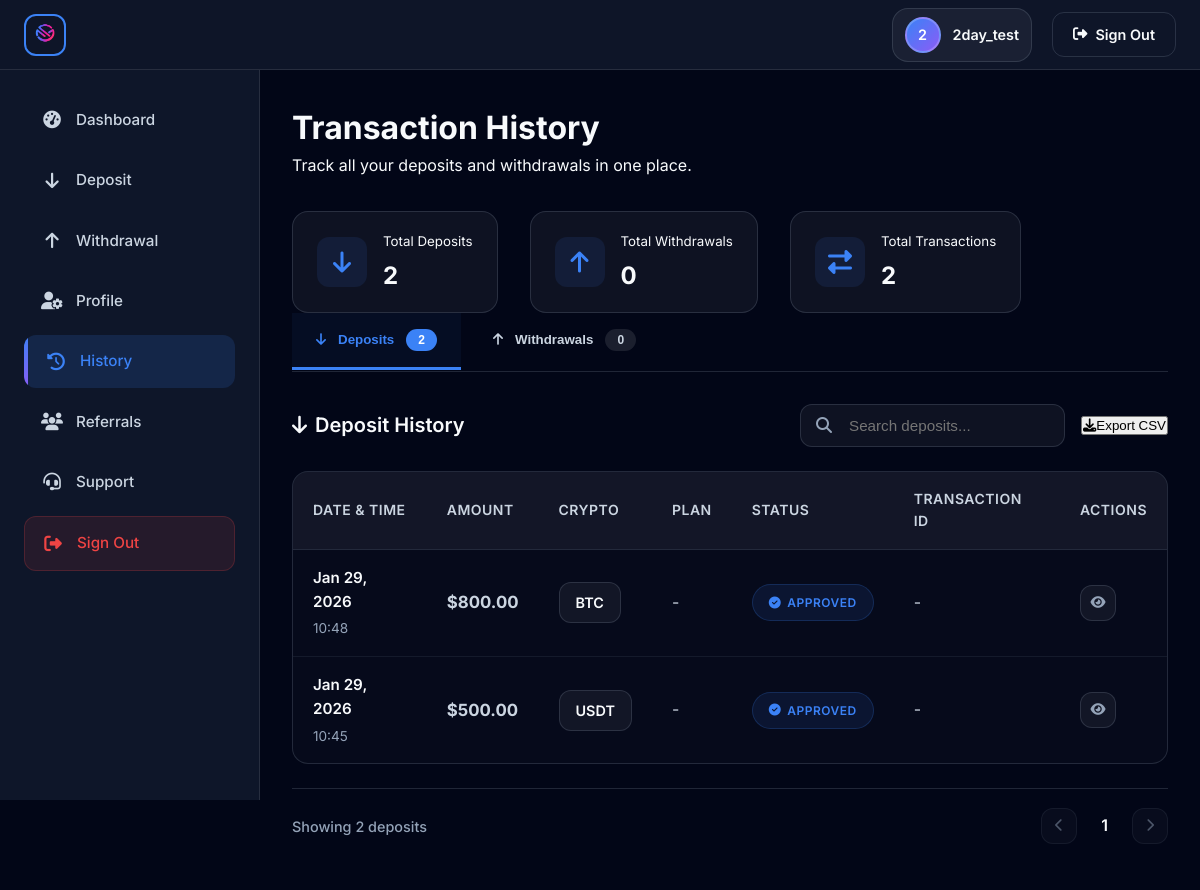
The page /dashboard/history/ (signed in) on the database its author committed.
### core/models.py (models this page shows, shortened)
class User(AbstractUser):
    groups = models.ManyToManyField(
        'auth.Group',
        related_name='core_user_set',  # Custom related_name
        blank=True,
        help_text='The groups this user belongs to. A user will get all permissions granted to each of their groups.',
        verbose_name='groups'
    )
    user_permissions = models.ManyToManyField(
        'auth.Permission',
        related_name='core_user_permissions_set',  # Custom related_name
        blank=True,
        help_text='Specific permissions for this user.',
        verbose_name='user permissions'
    )
    full_name = models.CharField(max_length=200)
    bitcoin_address = models.CharField(max_length=100, blank=True, null=True)
    ethereum_address = models.CharField(max_length=100, blank=True, null=True)
    trx_address = models.CharField(max_length=100, blank=True, null=True)
    usdt_address = models.CharField(max_length=100, blank=True, null=True)
    active_balance = models.DecimalField(max_digits=15, decimal_places=2, default=0)
    account_balance = models.DecimalField(max_digits=15, decimal_places=2, default=0)
    total_earnings = models.DecimalField(max_digits=15, decimal_places=2, default=0)
    referral_earnings = models.DecimalField(max_digits=15, decimal_places=2, default=0)
    referral_code = models.CharField(max_length=20, unique=True, blank=True)
    referred_by = models.ForeignKey('self', on_delete=models.SET_NULL, null=True, blank=True, related_name='referrals')

### dashboard/models.py (models this page shows, shortened)
class Deposit(models.Model):
    STATUS_CHOICES = [
        ('PENDING', 'Pending'),
        ('APPROVED', 'Approved'),
        ('CANCELLED', 'Cancelled'),
    ]
    CRYPTO_CHOICES = [
        ('BTC', 'Bitcoin'),
        ('ETH', 'Ethereum'),
        ('TRX', 'TRON'),
        ('USDT', 'USDT'),
    ]
    user = models.ForeignKey(settings.AUTH_USER_MODEL, on_delete=models.CASCADE, related_name='deposits')
    amount = models.DecimalField(max_digits=15, decimal_places=2)
    crypto_type = models.CharField(max_length=10, choices=CRYPTO_CHOICES)
    transaction_hash = models.CharField(max_length=200, blank=True)
    wallet_address = models.CharField(max_length=200, blank=True)
    status = models.CharField(max_length=20, choices=STATUS_CHOICES, default='PENDING')
    created_at = models.DateTimeField(auto_now_add=True)
    approved_at = models.DateTimeField(null=True, blank=True)

### dashboard/views.py (the view)
# urls.py: path('history/', views.history_view, name='history'),
@login_required
def history_view(request):
    deposits = Deposit.objects.filter(user=request.user).order_by('-created_at')
    withdrawals = Withdrawal.objects.filter(user=request.user).order_by('-created_at')
    investments = Investment.objects.filter(user=request.user).order_by('-start_date')
    from django.utils import timezone  # Add this import if not already at top
    for investment in investments:
        investment.days_active = (timezone.now() - investment.start_date).days
        if investment.days_active > investment.plan.duration_days:
            investment.days_active = investment.plan.duration_days
    context = {
        'deposits': deposits,
        'withdrawals': withdrawals,
        'investments': investments,
        'active_investments': investments.filter(status='ACTIVE'),
        'completed_investments': investments.filter(status='COMPLETED'),
    }
    return render(request, 'dashboard/history.html', context)

### dashboard/templates/dashboard/history.html (shortened to what this page needs)
{% extends 'dashboard/base_dashboard.html' %}
{% load static %}
{% block dashboard_content %}
<div class="content-header">
    <div class="header-content">
        <h1>Transaction History</h1>
        <p>Track all your deposits and withdrawals in one place.</p>
        <div class="history-stats">
            <div class="stat-item">
                <i class="fas fa-arrow-down me-2"></i>
                <div>
                    <small class="text-muted">Total Deposits</small>
                    <div class="stat-value">{{ deposits.count }}</div>
                </div>
            </div>
            <div class="stat-item">
                <i class="fas fa-arrow-up me-2"></i>
                <div>
                    <small class="text-muted">Total Withdrawals</small>
                    <div class="stat-value">{{ withdrawals.count }}</div>
                </div>
            </div>
            <div class="stat-item">
                <i class="fas fa-exchange-alt me-2"></i>
                <div>
                    <small class="text-muted">Total Transactions</small>
                    <div class="stat-value">{{ deposits.count|add:withdrawals.count }}</div>
                </div>
            </div>
        </div>
    </div>
</div>
<div class="dashboard-section">
    <div class="tabs-navigation">
        <button class="tab-btn active" onclick="showTab('deposits')">
            <i class="fas fa-arrow-down me-2"></i>
            Deposits
            <span class="tab-count">{{ deposits.count }}</span>
        </button>
        <button class="tab-btn" onclick="showTab('withdrawals')">
            <i class="fas fa-arrow-up me-2"></i>
            Withdrawals
            <span class="tab-count">{{ withdrawals.count }}</span>
        </button>
    </div>
    <div class="tabs-content">
        <div id="depositsTab" class="tab-content active">
            <div class="tab-header">
                <h3>
                    <i class="fas fa-arrow-down me-2"></i>
                    Deposit History
                </h3>
                <div class="tab-actions">
                    <div class="search-box">
                        <i class="fas fa-search"></i>
                        <input type="text" id="depositSearch" placeholder="Search deposits..." oninput="searchDeposits()">
                    </div>
                    <button class="btn btn-secondary" onclick="exportHistory('deposits')">
                        <i class="fas fa-download me-2"></i>Export CSV
                    </button>
                </div>
            </div>
            {% if deposits %}
            <div class="table-container">
                <div class="table-responsive">
                    <table class="dashboard-table" id="depositsTable">
                        <thead>
                            <tr>
                                <th>Date & Time</th>
                                <th>Amount</th>
                                <th>Crypto</th>
                                <th>Plan</th>
                                <th>Status</th>
                                <th>Transaction ID</th>
                                <th>Actions</th>
                            </tr>
                        </thead>
                        <tbody>
                            {% for deposit in deposits %}
                            <tr>
                                <td>
                                    <div class="transaction-date">
                                        <div class="date">{{ deposit.created_at|date:"M d, Y" }}</div>
                                        <div class="time">{{ deposit.created_at|date:"H:i" }}</div>
                                    </div>
                                </td>
                                <td class="amount">${{ deposit.amount }}</td>
                                <td>
                                    <div class="crypto-badge">
                                        {{ deposit.crypto_type }}
                                    </div>
                                </td>
                                <td>{{ deposit.plan.name|default:"-" }}</td>
                                <td>
                                    {% if deposit.status == 'PENDING' %}
                                    <span class="badge status-pending">
                                        <i class="fas fa-clock me-1"></i>Pending
                                    </span>
                                    {% elif deposit.status == 'APPROVED' %}
                                    <span class="badge status-approved">
                                        <i class="fas fa-check-circle me-1"></i>Approved
                                    </span>
                                    {% elif deposit.status == 'COMPLETED' %}
                                    <span class="badge status-completed">
                                        <i class="fas fa-check-double me-1"></i>Completed
                                    </span>
                                    {% else %}
                                    <span class="badge status-cancelled">
                                        <i class="fas fa-times-circle me-1"></i>Cancelled
                                    </span>
                                    {% endif %}
                                </td>
                                <td>
                                    {% if deposit.transaction_hash %}
                                    <div class="transaction-hash">
                                        {{ deposit.transaction_hash|truncatechars:12 }}
                                        <button class="hash-copy" onclick="copyText('{{ deposit.transaction_hash }}')"
                                                title="Copy Transaction ID">
                                            <i class="fas fa-copy"></i>
                                        </button>
                                    </div>
                                    {% else %}
                                    <span class="text-muted">-</span>
                                    {% endif %}
                                </td>
                                <td>
                                    <button class="btn-icon" onclick="viewDepositDetails('{{ deposit.id }}')"
                                            title="View Details">
                                        <i class="fas fa-eye"></i>
                                    </button>
                                </td>
                            </tr>
                            {% endfor %}
                        </tbody>
                    </table>
                </div>
            </div>
            <div class="table-footer">
                <div class="table-info">
                    Showing {{ deposits.count }} deposit{{ deposits.count|pluralize }}
                </div>
                <div class="table-pagination">
                    <button class="pagination-btn" disabled>
                        <i class="fas fa-chevron-left"></i>
                    </button>
                    <span class="pagination-current">1</span>
                    <button class="pagination-btn" disabled>
                        <i class="fas fa-chevron-right"></i>
                    </button>
                </div>
            </div>
            {% endif %}
        </div>
    </div>
</div>
{% endblock %}

### dashboard/templates/dashboard/base_dashboard.html (shortened to what this page needs)
{% load static %}
<!DOCTYPE html>
<html lang="en">
<head>
    <link rel="stylesheet" href="{% static 'css/main.css' %}">
    <link rel="stylesheet" href="https://cdnjs.cloudflare.com/ajax/libs/font-awesome/6.4.0/css/all.min.css">
    <link rel="stylesheet" href="{% static 'css/dashboard.css' %}">
</head>
<body class="dashboard-body">
    <nav class="navbar">
        <div class="nav-container">
            <a href="{% url 'dashboard:overview' %}" class="logo-container">
                <img src="{% static 'img/logo.png' %}" alt="Minersurb Logo" class="navbar-logo">
            </a>
            <div class="nav-links">
                <div class="user-info">
                    <div class="user-avatar">{{ user.username|first|upper }}</div>
                    <span class="d-none d-md-inline">{{ user.username }}</span>
                </div>
                <a href="{% url 'core:logout' %}" class="btn hover-lift d-none d-lg-inline-flex">
                    <i class="fas fa-sign-out-alt"></i>
                    <span class="d-none d-md-inline">Sign Out</span>
                </a>
            </div>
        </div>
    </nav>
    <div class="dashboard-container">
        <aside class="sidebar" id="sidebar">
            <nav class="sidebar-nav">
                <a href="{% url 'dashboard:overview' %}" class="nav-item {% if request.resolver_match.url_name == 'overview' %}active{% endif %}">
                    <i class="fas fa-tachometer-alt"></i>
                    <span>Dashboard</span>
                </a>
                <a href="{% url 'dashboard:deposit' %}" class="nav-item {% if request.resolver_match.url_name == 'deposit' %}active{% endif %}">
                    <i class="fas fa-arrow-down"></i>
                    <span>Deposit</span>
                </a>
                <a href="{% url 'dashboard:withdrawal' %}" class="nav-item {% if request.resolver_match.url_name == 'withdrawal' %}active{% endif %}">
                    <i class="fas fa-arrow-up"></i>
                    <span>Withdrawal</span>
                </a>
                <a href="{% url 'dashboard:profile' %}" class="nav-item {% if request.resolver_match.url_name == 'profile' %}active{% endif %}">
                    <i class="fas fa-user-cog"></i>
                    <span>Profile</span>
                </a>
                <a href="{% url 'dashboard:history' %}" class="nav-item {% if request.resolver_match.url_name == 'history' %}active{% endif %}">
                    <i class="fas fa-history"></i>
                    <span>History</span>
                </a>
                <a href="{% url 'dashboard:referrals' %}" class="nav-item {% if request.resolver_match.url_name == 'referrals' %}active{% endif %}">
                    <i class="fas fa-users"></i>
                    <span>Referrals</span>
                </a>
                <a href="{% url 'dashboard:support' %}" class="nav-item {% if request.resolver_match.url_name == 'support' %}active{% endif %}">
                    <i class="fas fa-headset"></i>
                    <span>Support</span>
                </a>
                <a href="{% url 'core:logout' %}" class="nav-item nav-item-logout d-lg-none">
                    <i class="fas fa-sign-out-alt"></i>
                    <span>Sign Out</span>
                </a>
            </nav>
        </aside>
        <main class="main-content">
            {% block dashboard_content %}{% endblock %}
        </main>
    </div>
</body>
</html>

### static/css/main.css (style rules this page uses)
:root { --color-base: #212529; --primary-color: #3b82f6; --secondary-color: #8b5cf6; --accent-color: #06b6d4; --success-color: #10b981; --warning-color: #f59e0b; --danger-color: #ef4444; --info-color: #0ea5e9; --bg-dark: #0f172a; --bg-darker: #020617; --bg-card: rgba(30, 41, 59, 0.5); --bg-card-hover: rgba(30, 41, 59, 0.7); --text-primary: #f8fafc; --text-secondary: #cbd5e1; --text-muted: #94a3b8; --text-dark: #212529; --gradient-primary: linear-gradient(135deg, var(--primary-color), var(--secondary-color)); --gradient-success: linear-gradient(135deg, var(--success-color), var(--accent-color)); --gradient-warning: linear-gradient(135deg, var(--warning-color), #f97316); --gradient-dark: linear-gradient(135deg, #1e293b, #0f172a); --border-color: rgba(148, 163, 184, 0.2); --border-hover: rgba(148, 163, 184, 0.4); --border-light: rgba(255, 255, 255, 0.1); --shadow-sm: 0 1px 3px 0 rgba(0, 0, 0, 0.5); --shadow-md: 0 4px 6px -1px rgba(0, 0, 0, 0.6); --shadow-lg: 0 10px 15px -3px rgba(0, 0, 0, 0.7); --shadow-xl: 0 20px 25px -5px rgba(0, 0, 0, 0.8); --shadow-glow: 0 0 50px rgba(59, 130, 246, 0.3); --transition-fast: 200ms cubic-bezier(0.4, 0, 0.2, 1); --transition-normal: 350ms cubic-bezier(0.4, 0, 0.2, 1); --transition-slow: 500ms cubic-bezier(0.4, 0, 0.2, 1); --radius-sm: 0.5rem; --radius-md: 0.75rem; --radius-lg: 1rem; --radius-xl: 1.5rem; --radius-full: 9999px; }
* { margin: 0; padding: 0; box-sizing: border-box; }
html { scroll-behavior: smooth; }
body { font-family: 'Inter', -apple-system, BlinkMacSystemFont, 'Segoe UI', Roboto, Oxygen, Ubuntu, sans-serif; color: var(--text-primary); line-height: 1.6; overflow-x: hidden; font-weight: 400; -webkit-font-smoothing: antialiased; -moz-osx-font-smoothing: grayscale; background-color: var(--bg-darker); }
.hover-lift { transition: transform var(--transition-normal); }

### rows shown on the page
User: username|first "2", username "2day_test"
Deposit: created_at "Jan 29, 2026", created_at "10:48", amount "800.00", crypto_type "BTC", plan.name "-", status "APPROVED" (drawn)
Deposit: created_at "Jan 29, 2026", created_at "10:45", amount "500.00", crypto_type "USDT", plan.name "-", status "APPROVED" (drawn)

### other values the page prints
{{ deposits.count }} "2"
{{ withdrawals.count }} "0"
{{ deposits.count|add:withdrawals.count }} "2"
